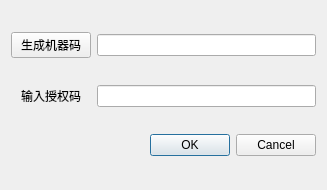
<?xml version="1.0" encoding="UTF-8"?>
<ui version="4.0">
 <class>Dialog</class>
 <widget class="QDialog" name="Dialog">
  <property name="geometry">
   <rect>
    <x>0</x>
    <y>0</y>
    <width>327</width>
    <height>190</height>
   </rect>
  </property>
  <property name="windowTitle">
   <string>授权登记</string>
  </property>
  <layout class="QGridLayout" name="gridLayout">
   <item row="0" column="0">
    <widget class="QPushButton" name="pushButton">
     <property name="text">
      <string>生成机器码</string>
     </property>
    </widget>
   </item>
   <item row="0" column="1">
    <widget class="QLineEdit" name="lineEdit">
     <property name="readOnly">
      <bool>false</bool>
     </property>
    </widget>
   </item>
   <item row="1" column="0">
    <widget class="QLabel" name="label">
     <property name="text">
      <string>输入授权码</string>
     </property>
     <property name="textFormat">
      <enum>Qt::PlainText</enum>
     </property>
     <property name="alignment">
      <set>Qt::AlignCenter</set>
     </property>
    </widget>
   </item>
   <item row="1" column="1">
    <widget class="QLineEdit" name="lineEdit_2"/>
   </item>
   <item row="2" column="0" colspan="2">
    <widget class="QDialogButtonBox" name="buttonBox">
     <property name="orientation">
      <enum>Qt::Horizontal</enum>
     </property>
     <property name="standardButtons">
      <set>QDialogButtonBox::Cancel|QDialogButtonBox::Ok</set>
     </property>
    </widget>
   </item>
  </layout>
 </widget>
 <resources/>
 <connections>
  <connection>
   <sender>buttonBox</sender>
   <signal>accepted()</signal>
   <receiver>Dialog</receiver>
   <slot>accept()</slot>
   <hints>
    <hint type="sourcelabel">
     <x>248</x>
     <y>254</y>
    </hint>
    <hint type="destinationlabel">
     <x>157</x>
     <y>274</y>
    </hint>
   </hints>
  </connection>
  <connection>
   <sender>buttonBox</sender>
   <signal>rejected()</signal>
   <receiver>Dialog</receiver>
   <slot>reject()</slot>
   <hints>
    <hint type="sourcelabel">
     <x>316</x>
     <y>260</y>
    </hint>
    <hint type="destinationlabel">
     <x>286</x>
     <y>274</y>
    </hint>
   </hints>
  </connection>
 </connections>
</ui>
